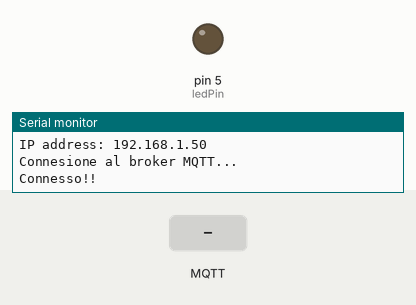
Bench run of a sketch on a simulated Arduino Uno, built for the host (arithmetic inside an expression is 32-bit, double 64-bit). On the bench: output pins drawn as LEDs (lit = HIGH), the last lines printed to the serial monitor. The test bench sets the inputs (shaded band). WiFi joins after 1.5 s; servers stay silent unless stated; no MQTT or app messages arrive unless stated.

Above: at 2.7 s.
2.8 s: MQTT message "command/luce" arrives on the first subscribed topic
At 3.7 s:
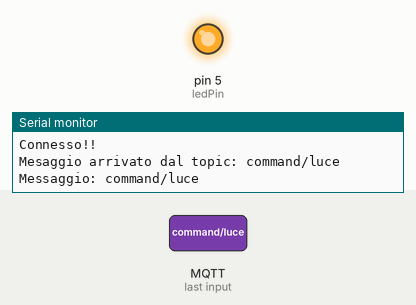
4.3 s: MQTT message "on" arrives on the first subscribed topic
5.8 s: MQTT message "off" arrives on the first subscribed topic
Timing chart, 0 to 8.8 s (numbered marks = the images above; inputs shaded):
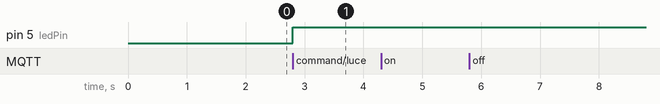

The sketch:

Stazione_Potenziometro.ino
```cpp
#include <SPI.h> //Libreria eth schield
#include <Ethernet.h> //Libreria eth schield
#include <PubSubClient.h> //Libreria MQTT

byte mac[]={ 0xDE, 0xAD, 0xBE, 0xEF, 0xFE, 0xED}; //Indirizzo mac arduino

//Definizione parametri per connessione al broker MQTT
const char* mqttServer = "192.168.0.106";
const int mqttPort = 1883;
const char* mqttUser = "matgiav";
const char* mqttPassword = "supp";

//definizione topic per invio dati
#define topic_potenziometro "sensor/potenziometro"
#define topic_inizializzazione "stazioni/inizializzazione"

//Definizione pin led e potenziometro variabili per la lettura
int ledPin = 5;

#define potPin A0
#define tolleranzaPotenziometro 50
int nuovoValPot;
int vecchioValPot;
bool luciAutomatiche = true;

//Variabiili client MQTT
EthernetClient ArduinoUnoClient;
PubSubClient client(ArduinoUnoClient);

//Lettura potenziometro ed invio nuovo valore a Home Assistant
void letturaPotenziometro(){
  nuovoValPot = analogRead(potPin);
  int differenza = abs(nuovoValPot - vecchioValPot);

  if(differenza > tolleranzaPotenziometro){
    vecchioValPot = nuovoValPot;
    client.publish(topic_potenziometro, String(nuovoValPot).c_str(), true);
  }
}

//Funzione di callback eseguita quando viene ricevuto un messaggio su uno dei topic a cui siamo iscritti
void callback(char* topic, byte* payload, unsigned int length) {
  //Stampa su seriale messagio ricevuto e topic sul quale è stato ricevuto
  Serial.print("Mesaggio arrivato dal topic: ");
  Serial.println(topic);
  String command = "";

  Serial.print("Messaggio: ");
  for (int i = 0; i < length; i++) {
    command += ((char)payload[i]);
  }

  Serial.println(command);
  Serial.println();

  //Regola l'intesità della luce se la modalità è in "automatico"
  if((strcmp(topic,"command/luce") == 0) && luciAutomatiche){
      int valoreLum = command.toInt();
      if(valoreLum > 700){
        analogWrite(ledPin,0);
      }else if(valoreLum < 200){
        analogWrite(ledPin,255);
      }else{
        int valoreLumMap = map(valoreLum, 200, 700, 100, 1);
        analogWrite(ledPin,valoreLumMap);
      }
  }
  //Regola l'intesità della luce se la modalità è in "manuale" (potenziometro)
  if((strcmp(topic, "command/potenziometro") == 0) && !(luciAutomatiche)){
      int valorePotenz = command.toInt();
      int valoreLumMap = map(valorePotenz, 0, 1023, 0, 255);
      analogWrite(ledPin,valoreLumMap);
  }
  //Imposta la modalità di regolazione luci
  if(strcmp(topic, "command/luciAutomatiche") == 0){
    if(command == "on") luciAutomatiche = true;
    else if (command == "off") luciAutomatiche = false;
  }
}

//Procedura per connessione al broker MQTT
void connectMQTT() {
  //Settaggio server e procedura callback
  client.setServer(mqttServer, mqttPort);
  client.setCallback(callback);

  //Connessione
  while (!client.connected()) {
    Serial.println("Connesione al broker MQTT...");
    if (client.connect("ArduinoUnoClient", mqttUser, mqttPassword )) {
      Serial.println("Connesso!!");
      client.publish(topic_inizializzazione, "true", true);
    } else {
      Serial.print("failed with state ");
      Serial.print(client.state());
      Serial.println();
      delay(2000);
    }
  }

  //Iscrizione ai topic relaivi ai comandi
  client.subscribe("command/luce");
  client.subscribe("command/potenziometro");
  client.subscribe("command/luciAutomatiche");
}

void setup() {
  Serial.begin(115200); //Inizializzazione comunicazione seriale con pc

  //Connessione via ethernet con DHCP
  Serial.println("Initialize Ethernet with DHCP:");
  if (Ethernet.begin(mac) == 0) {
    Serial.println("Configurazione DHCP fallita");
    if (Ethernet.hardwareStatus() == EthernetNoHardware) {
      Serial.println("Ethernet shield non trovata");
    } else if (Ethernet.linkStatus() == LinkOFF) {
      Serial.println("Cavo Ethernet non connesso");
    }
  }

  //Stampa IP address:
  Serial.print("IP address: ");
  Serial.println(Ethernet.localIP());

  pinMode(potPin,INPUT);
  pinMode(ledPin,OUTPUT);
  connectMQTT();
}

void loop() {
  client.loop();
  if(luciAutomatiche == false){
    letturaPotenziometro();
  }
}
```

Measured:
- after the input at 2.8 s, pin 5 (ledPin): LOW → HIGH at once
